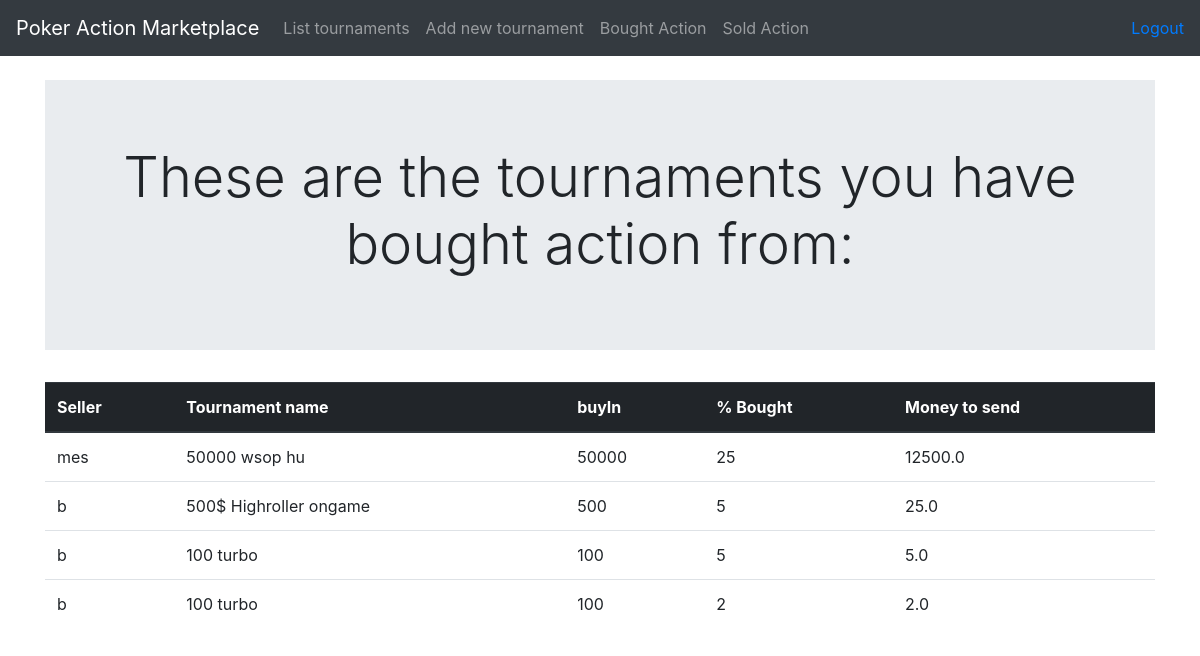
Page /tournaments/bought (signed in) on the committed database.
### application/tournamentPackages/models.py (models this page shows, shortened)
class BoughtActionFromTournament(Base):
    tournament_package_id = db.Column(db.Integer, db.ForeignKey('tournament_package.id'), nullable=False)
    seller_name = db.Column(db.String(144), nullable=False)
    buyer_id = db.Column(db.Integer, db.ForeignKey('account.id'), nullable=False)
    actionboughtpct = db.Column(db.Integer, nullable=False)

class TournamentPackage(Base):
    tournament = db.Column(db.String(144), nullable=False)
    buyin = db.Column(db.Integer, nullable=False)
    pcttobesold = db.Column(db.Integer, nullable=False)
    pctleft = db.Column(db.Integer, nullable=False)
    account_id = db.Column(db.Integer, db.ForeignKey('account.id'), nullable=False)
    @staticmethod
    def tournaments_bought_action_from(id):
        stmt = text("SELECT bought_action_from_tournament.seller_name, tournament_package.tournament, tournament_package.buyIn, bought_action_from_tournament.actionboughtpct FROM account"
                " LEFT JOIN bought_action_from_tournament ON account.id = bought_action_from_tournament.buyer_id"
                " LEFT JOIN tournament_package ON bought_action_from_tournament.tournament_package_id = tournament_package.id"
                " WHERE bought_action_from_tournament.buyer_id = {}".format(id))
        res = db.engine.execute(stmt)
        asAnArray = []
        for row in res:
            temp = list(row)
            asAnArray.append(temp)
        return asAnArray

### application/tournamentPackages/views.py (the view)
@app.route('/tournaments/bought', methods=["GET"])
@login_required
def show_purchased_tournaments():
    boughtTournaments = TournamentPackage.tournaments_bought_action_from(current_user.id)
    print(type(boughtTournaments))
    for row in boughtTournaments:
        print(type(row))
        print(row)
    return render_template('tournaments/bought.html', boughtTournaments = boughtTournaments)
    return True

### application/__init__.py (called while the page is built)
@login_manager.user_loader
def load_user(user_id):
    return User.query.get(user_id)

### application/templates/tournaments/bought.html (shortened to what this page needs)
{% extends "layout.html" %}
{% block body %}
<div class="jumbotron jumbotron-fluid">
  <div class="container">
    <h1 class="display-4" align=center>These are the tournaments you have bought action from:</h1>
  </div>
</div>
<table class="table">
  <thead class="thead-dark">
  <th scope="col">Seller</th>
  <th scope="col">Tournament name</th>
  <th scope="col">buyIn</th>
  <th scope="col">% Bought</th>
  <th scope="col">Money to send</th>
  </thead>
  <tbody>
  {% for tournament in boughtTournaments %}
  <tr>
    <td>{{ tournament[0] }}</td>
    <td>{{ tournament[1] }}</td>
    <td>{{ tournament[2] }}</td>
    <td>{{ tournament[3] }}</td>
    <td>{{ (tournament[2]*(tournament[3]/100)) }}</td>
  </tr>
{% endfor %}
</tbody>
</table>
{% endblock %}

### rows in the picture
BoughtActionFromTournament: seller_name "mes", tournament "50000 wsop hu", buyin "50000", actionboughtpct "25"
TournamentPackage: (tournament[2]*(tournament[3]/100)) "12500.0"
BoughtActionFromTournament: seller_name "b", tournament "500$ Highroller ongame", buyin "500", actionboughtpct "5"
TournamentPackage: (tournament[2]*(tournament[3]/100)) "25.0"
BoughtActionFromTournament: seller_name "b", tournament "100 turbo", buyin "100", actionboughtpct "5"
TournamentPackage: (tournament[2]*(tournament[3]/100)) "5.0", (tournament[2]*(tournament[3]/100)) "2.0"
BoughtActionFromTournament: seller_name "b", tournament "100 turbo", buyin "100", actionboughtpct "2"
